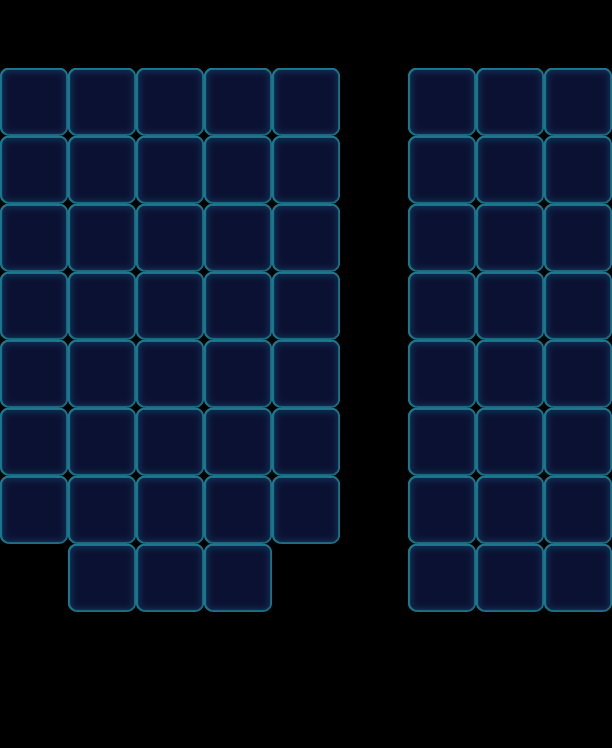

A level layout from a 2D game, rendered from its tile map. Below: a short description, then the map file with tile-grid data replaced by summaries:
An orthogonal 9x11 tile map with 68x68 px tiles, 1 tile layer (Valid), 2 tilesets and 56 objects (24x Floor, 21x Haze, 6x Bomb, 5x Factory_Normal).

<map version="1.0" orientation="orthogonal" width="9" height="11" tilewidth="68" tileheight="68">
 <properties>
  <property name="Connect" value="18,61,1|28,71,1|38,81,1" />
 </properties>
 <tileset firstgid="1" name="game_grid1" tilewidth="68" tileheight="68">
  <image source="game_grid1.png" width="68" height="68" />
 </tileset>
 <tileset firstgid="2" name="map" tilewidth="68" tileheight="68">
  <image source="map.png" width="1024" height="1024" />
 </tileset>
 <layer name="Valid" width="9" height="11">
  <data>[99 cells, 62 non-empty, 1 distinct tile ids]</data>
 </layer>
 <objectgroup name="BottomObj" width="9" height="11">
  <object type="Floor" gid="33" x="408" y="136">
   <properties>
    <property name="Layers" value="2" />
   </properties>
  </object>
  <object type="Floor" gid="33" x="476" y="136">
   <properties>
    <property name="Layers" value="2" />
   </properties>
  </object>
  <object type="Floor" gid="33" x="544" y="136">
   <properties>
    <property name="Layers" value="2" />
   </properties>
  </object>
  <object type="Floor" gid="33" x="544" y="204">
   <properties>
    <property name="Layers" value="2" />
   </properties>
  </object>
  <object type="Floor" gid="33" x="408" y="204">
   <properties>
    <property name="Layers" value="2" />
   </properties>
  </object>
  <object type="Floor" gid="33" x="476" y="204">
   <properties>
    <property name="Layers" value="2" />
   </properties>
  </object>
  <object type="Floor" gid="33" x="544" y="272">
   <properties>
    <property name="Layers" value="2" />
   </properties>
  </object>
  <object type="Floor" gid="33" x="408" y="272">
   <properties>
    <property name="Layers" value="2" />
   </properties>
  </object>
  <object type="Floor" gid="33" x="476" y="272">
   <properties>
    <property name="Layers" value="2" />
   </properties>
  </object>
  <object type="Floor" gid="33" x="544" y="340">
   <properties>
    <property name="Layers" value="2" />
   </properties>
  </object>
  <object type="Floor" gid="33" x="408" y="340">
   <properties>
    <property name="Layers" value="2" />
   </properties>
  </object>
  <object type="Floor" gid="33" x="476" y="340">
   <properties>
    <property name="Layers" value="2" />
   </properties>
  </object>
  <object type="Floor" gid="33" x="544" y="408">
   <properties>
    <property name="Layers" value="2" />
   </properties>
  </object>
  <object type="Floor" gid="33" x="408" y="408">
   <properties>
    <property name="Layers" value="2" />
   </properties>
  </object>
  <object type="Floor" gid="33" x="476" y="408">
   <properties>
    <property name="Layers" value="2" />
   </properties>
  </object>
  <object type="Floor" gid="33" x="544" y="476">
   <properties>
    <property name="Layers" value="2" />
   </properties>
  </object>
  <object type="Floor" gid="33" x="408" y="476">
   <properties>
    <property name="Layers" value="2" />
   </properties>
  </object>
  <object type="Floor" gid="33" x="476" y="476">
   <properties>
    <property name="Layers" value="2" />
   </properties>
  </object>
  <object type="Floor" gid="33" x="544" y="544">
   <properties>
    <property name="Layers" value="2" />
   </properties>
  </object>
  <object type="Floor" gid="33" x="408" y="544">
   <properties>
    <property name="Layers" value="2" />
   </properties>
  </object>
  <object type="Floor" gid="33" x="476" y="544">
   <properties>
    <property name="Layers" value="2" />
   </properties>
  </object>
  <object type="Floor" gid="33" x="544" y="612">
   <properties>
    <property name="Layers" value="2" />
   </properties>
  </object>
  <object type="Floor" gid="33" x="408" y="612">
   <properties>
    <property name="Layers" value="2" />
   </properties>
  </object>
  <object type="Floor" gid="33" x="476" y="612">
   <properties>
    <property name="Layers" value="2" />
   </properties>
  </object>
 </objectgroup>
 <objectgroup name="MiddleObj" width="9" height="11">
  <object name="Bomb" type="Bomb" gid="3" x="544" y="476">
   <properties>
    <property name="BombTime" value="9" />
    <property name="Color" value="Green" />
   </properties>
  </object>
  <object name="Bomb" type="Bomb" gid="2" x="544" y="204">
   <properties>
    <property name="BombTime" value="9" />
    <property name="Color" value="Blue" />
   </properties>
  </object>
  <object name="Bomb" type="Bomb" gid="19" x="408" y="272">
   <properties>
    <property name="BombTime" value="9" />
    <property name="Color" value="Yellow" />
   </properties>
  </object>
  <object name="Bomb" type="Bomb" gid="18" x="544" y="340">
   <properties>
    <property name="BombTime" value="9" />
    <property name="Color" value="Pink" />
   </properties>
  </object>
  <object name="Bomb" type="Bomb" gid="2" x="408" y="408">
   <properties>
    <property name="BombTime" value="9" />
    <property name="Color" value="Blue" />
   </properties>
  </object>
  <object name="Bomb" type="Bomb" gid="3" x="408" y="544">
   <properties>
    <property name="BombTime" value="9" />
    <property name="Color" value="Green" />
   </properties>
  </object>
 </objectgroup>
 <objectgroup color="#000000" name="TopObj" width="9" height="11">
  <object name="10" type="Factory_Normal" x="0" y="0" width="68" height="68">
   <properties>
    <property name="FactoryColorsConfig" value="Blue,Green,Yellow,Pink" />
   </properties>
  </object>
  <object name="10" type="Factory_Normal" x="68" y="0" width="68" height="68">
   <properties>
    <property name="FactoryColorsConfig" value="Blue,Green,Yellow,Pink" />
   </properties>
  </object>
  <object name="10" type="Factory_Normal" x="136" y="0" width="68" height="68">
   <properties>
    <property name="FactoryColorsConfig" value="Blue,Green,Yellow,Pink" />
   </properties>
  </object>
  <object name="10" type="Factory_Normal" x="204" y="0" width="68" height="68">
   <properties>
    <property name="FactoryColorsConfig" value="Blue,Green,Yellow,Pink" />
   </properties>
  </object>
  <object name="10" type="Factory_Normal" x="272" y="0" width="68" height="68">
   <properties>
    <property name="FactoryColorsConfig" value="Blue,Green,Yellow,Pink" />
   </properties>
  </object>
 </objectgroup>
 <objectgroup color="#00ff00" name="CeilObj" width="9" height="11">
  <object name="Haze" type="Haze" x="544" y="340" width="68" height="68">
   <properties>
    <property name="HazeLevel" value="3" />
   </properties>
  </object>
  <object name="Haze" type="Haze" x="408" y="340" width="68" height="68">
   <properties>
    <property name="HazeLevel" value="3" />
   </properties>
  </object>
  <object name="Haze" type="Haze" x="408" y="408" width="68" height="68">
   <properties>
    <property name="HazeLevel" value="3" />
   </properties>
  </object>
  <object name="Haze" type="Haze" x="544" y="544" width="68" height="68">
   <properties>
    <property name="HazeLevel" value="3" />
   </properties>
  </object>
  <object name="Haze" type="Haze" x="476" y="408" width="68" height="68">
   <properties>
    <property name="HazeLevel" value="3" />
   </properties>
  </object>
  <object name="Haze" type="Haze" x="544" y="408" width="68" height="68">
   <properties>
    <property name="HazeLevel" value="3" />
   </properties>
  </object>
  <object name="Haze" type="Haze" x="476" y="340" width="68" height="68">
   <properties>
    <property name="HazeLevel" value="3" />
   </properties>
  </object>
  <object name="Haze" type="Haze" x="544" y="476" width="68" height="68">
   <properties>
    <property name="HazeLevel" value="3" />
   </properties>
  </object>
  <object name="Haze" type="Haze" x="544" y="136" width="68" height="68">
   <properties>
    <property name="HazeLevel" value="3" />
   </properties>
  </object>
  <object name="Haze" type="Haze" x="408" y="136" width="68" height="68">
   <properties>
    <property name="HazeLevel" value="3" />
   </properties>
  </object>
  </objectgroup>
</map>
<!-- 11 of 56 objects omitted -->
